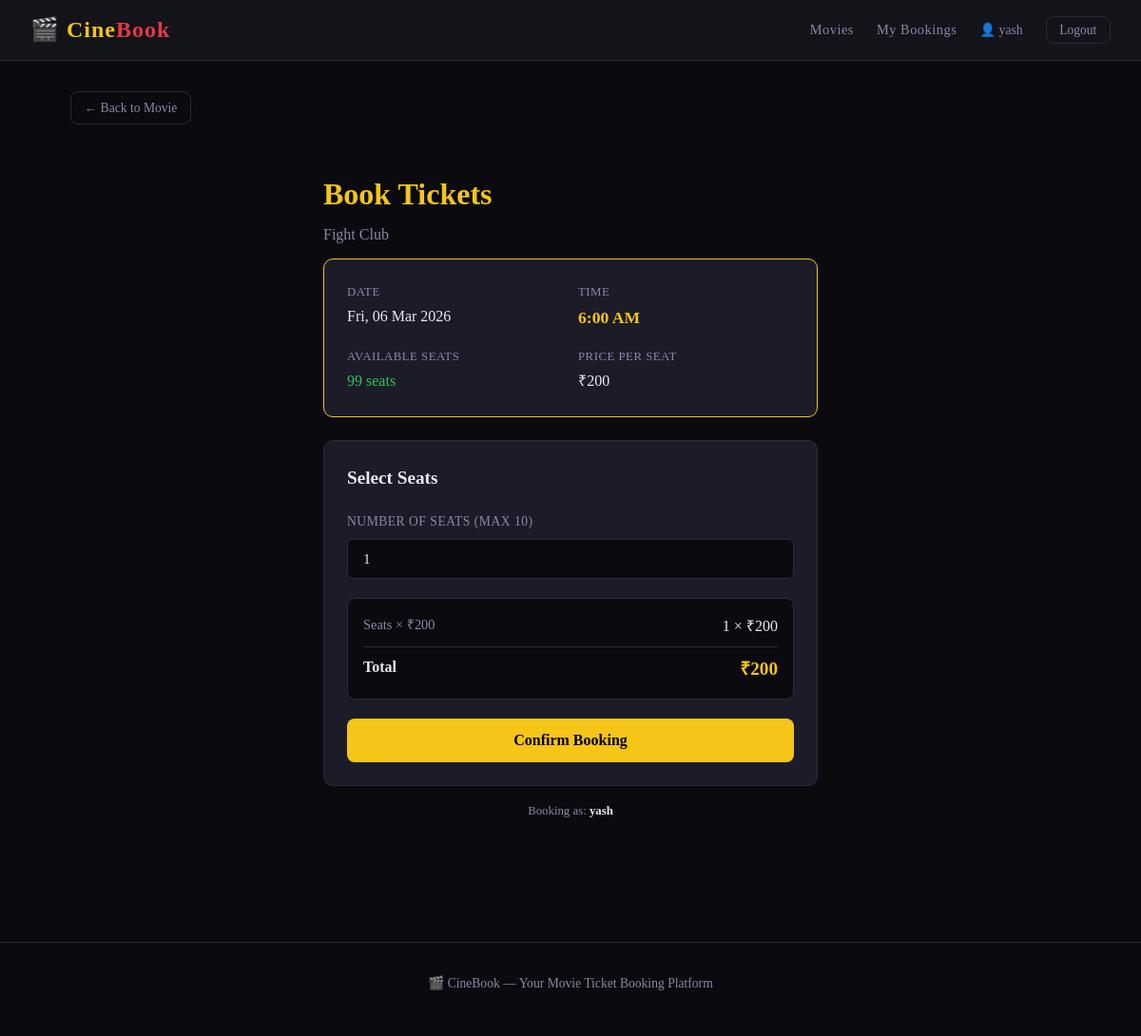
Page /show/1/book/ (signed in) on the committed database.
### tickets/models.py (models this page shows, shortened)
class Show(models.Model):
    movie       = models.ForeignKey(Movie, on_delete=models.CASCADE)
    show_time   = models.DateTimeField()
    total_seats = models.PositiveIntegerField(default=100)
    def available_seats(self):
        booked = self.booking_set.aggregate(
            total=models.Sum('seats_booked')
        )['total'] or 0
        return self.total_seats - booked

class Movie(models.Model):
    GENRE_CHOICES = [
        ('Action', 'Action'),
        ('Comedy', 'Comedy'),
        ('Drama', 'Drama'),
        ('Horror', 'Horror'),
        ('Romance', 'Romance'),
        ('Sci-Fi', 'Sci-Fi'),
        ('Thriller', 'Thriller'),
        ('Animation', 'Animation'),
        ('Documentary', 'Documentary'),
        ('Other', 'Other'),
    ]
    title        = models.CharField(max_length=200)
    description  = models.TextField()
    duration     = models.PositiveIntegerField(help_text="Duration in minutes")
    genre        = models.CharField(max_length=50, choices=GENRE_CHOICES)
    release_date = models.DateField()
    poster = models.ImageField(
        upload_to='posters/',   # subfolder inside MEDIA_ROOT
        blank=True,             # poster is optional
        null=True,
        help_text="Upload a movie poster image (JPG, PNG, etc.)"
    )

### tickets/views.py (the view)
# urls.py: path('show/<int:show_id>/book/', views.book_ticket, name='book_ticket'),
@login_required  # Only logged-in users can book
def book_ticket(request, show_id):
    show = get_object_or_404(Show, id=show_id)
    available = show.available_seats()
    if available == 0:
        messages.error(request, "Sorry, this show is housefull!")
        return redirect('movie_detail', movie_id=show.movie.id)
    if request.method == 'POST':
        form = BookingForm(request.POST, available_seats=available)
        if form.is_valid():
            booking = form.save(commit=False)  # Don't save yet
            booking.user = request.user         # Attach current user
            booking.show = show                 # Attach the show
            booking.save()
            messages.success(
                request,
                f"🎉 Booking confirmed! {booking.seats_booked} seat(s) for {show.movie.title}."
            )
            return redirect('my_bookings')
    else:
        form = BookingForm(available_seats=available)
    return render(request, 'tickets/book_ticket.html', {
        'form': form,
        'show': show,
        'available': available,
    })

### tickets/forms.py (shortened to what this page needs)
class BookingForm(forms.ModelForm):
    class Meta:
        model = Booking
        fields = ['seats_booked']
        widgets = {
            'seats_booked': forms.NumberInput(attrs={
                'min': 1, 'max': 10,
                'class': 'form-input',
                'placeholder': 'Number of seats'
            })
        }
        labels = {
            'seats_booked': 'Number of Seats'
        }
    def __init__(self, *args, available_seats=None, **kwargs):
        super().__init__(*args, **kwargs)
        self.available_seats = available_seats

### tickets/templates/tickets/book_ticket.html (shortened to what this page needs)
{% extends 'base.html' %}
{% block content %}
<a href="{% url 'movie_detail' show.movie.id %}" class="btn btn-outline btn-sm mb-2">← Back to Movie</a>
<div style="max-width: 520px; margin: 2rem auto;">
  <h1 style="margin-bottom: 0.25rem;">Book Tickets</h1>
  <p>{{ show.movie.title }}</p>
  <div class="card" style="margin-bottom: 1.5rem; border-color: var(--gold);">
    <div style="display: grid; grid-template-columns: 1fr 1fr; gap: 1rem;">
      <div>
        <div class="text-muted" style="font-size: 0.8rem; text-transform: uppercase; letter-spacing: 0.5px;">Date</div>
        <div style="color: var(--text); font-size: 1rem; margin-top: 0.2rem;">
          {{ show.show_time|date:"D, d M Y" }}
        </div>
      </div>
      <div>
        <div class="text-muted" style="font-size: 0.8rem; text-transform: uppercase; letter-spacing: 0.5px;">Time</div>
        <div style="color: var(--gold); font-size: 1.1rem; font-weight: bold; margin-top: 0.2rem;">
          {{ show.show_time|date:"g:i A" }}
        </div>
      </div>
      <div>
        <div class="text-muted" style="font-size: 0.8rem; text-transform: uppercase; letter-spacing: 0.5px;">Available Seats</div>
        <div style="color: var(--green); font-size: 1rem; margin-top: 0.2rem;">{{ available }} seats</div>
      </div>
      <div>
        <div class="text-muted" style="font-size: 0.8rem; text-transform: uppercase; letter-spacing: 0.5px;">Price Per Seat</div>
        <div style="color: var(--text); font-size: 1rem; margin-top: 0.2rem;">₹200</div>
      </div>
    </div>
  </div>
  <div class="card">
    <h2 style="margin-bottom: 1.25rem; font-size: 1.2rem;">Select Seats</h2>
    <form method="post">
      <div class="form-group">
        <label for="{{ form.seats_booked.id_for_label }}">Number of Seats (max 10)</label>
        {{ form.seats_booked }}
      </div>
      <div id="price-display" style="
        background: var(--bg);
        border: 1px solid var(--border);
        border-radius: 8px;
        padding: 1rem;
        margin-bottom: 1.25rem;
        display: none;
      ">
        <div class="flex justify-between" style="margin-bottom: 0.4rem;">
          <span class="text-muted">Seats × ₹200</span>
          <span id="price-calc" style="color: var(--text);"></span>
        </div>
        <div class="flex justify-between" style="border-top: 1px solid var(--border); padding-top: 0.5rem; margin-top: 0.5rem;">
          <span style="color: var(--text); font-weight: bold;">Total</span>
          <span id="price-total" style="color: var(--gold); font-size: 1.2rem; font-weight: bold;"></span>
        </div>
      </div>
      <button type="submit" class="btn btn-gold" style="width: 100%; font-size: 1rem; padding: 0.85rem;">
        Confirm Booking
      </button>
    </form>
  </div>
  <p class="text-muted" style="font-size: 0.8rem; text-align: center; margin-top: 1rem;">
    Booking as: <strong style="color: var(--text);">{{ user.username }}</strong>
  </p>
</div>
{% endblock %}

### templates/base.html (shortened to what this page needs)
<!DOCTYPE html>
<html lang="en">
<head>
</head>
<body>
<nav>
  <a href="{% url 'home' %}" class="nav-brand">🎬 Cine<span>Book</span></a>
  <div class="nav-links">
    <a href="{% url 'home' %}">Movies</a>
    {% if user.is_authenticated %}
      <a href="{% url 'my_bookings' %}">My Bookings</a>
      <span style="color:var(--muted); font-size:0.85rem;">👤 {{ user.username }}</span>
      <form method="post" action="{% url 'logout' %}" style="display:inline;">
        <button type="submit" class="btn btn-outline btn-sm">Logout</button>
      </form>
    {% else %}
      <a href="{% url 'login' %}">Login</a>
      <a href="{% url 'signup' %}" class="btn-nav">Sign Up</a>
    {% endif %}
  </div>
</nav>
<div class="container">
  {% block content %}{% endblock %}
</div>
<footer>
  <p>🎬 CineBook — Your Movie Ticket Booking Platform</p>
</footer>
</body>
</html>

### templates/base.html (style rules this page uses)
*, *::before, *::after { box-sizing: border-box; margin: 0; padding: 0; }
:root { --bg: #0a0a0f; --surface: #13131a; --card: #1c1c28; --border: #2a2a3d; --gold: #f5c518; --gold-dim: #c9a114; --red: #e63946; --green: #2dc653; --text: #e8e8f0; --muted: #8888aa; --radius: 10px; --font: 'Georgia', serif; --mono: 'Courier New', monospace; }
body { background: var(--bg); color: var(--text); font-family: var(--font); min-height: 100vh; line-height: 1.6; }
nav { background: var(--surface); border-bottom: 1px solid var(--border); padding: 0 2rem; display: flex; align-items: center; justify-content: space-between; height: 64px; position: sticky; top: 0; z-index: 100; }
.nav-brand { font-size: 1.5rem; font-weight: bold; color: var(--gold); text-decoration: none; letter-spacing: 1px; }
.nav-brand span { color: var(--red); }
.nav-links { display: flex; align-items: center; gap: 1.5rem; }
.nav-links a { color: var(--muted); text-decoration: none; font-size: 0.9rem; letter-spacing: 0.5px; transition: color 0.2s; }
.container { max-width: 1100px; margin: 0 auto; padding: 2rem 1.5rem; }
h1 { font-size: 2rem; color: var(--gold); margin-bottom: 0.5rem; }
h2 { font-size: 1.5rem; color: var(--text); margin-bottom: 0.5rem; }
p { color: var(--muted); margin-bottom: 0.75rem; }
.card { background: var(--card); border: 1px solid var(--border); border-radius: var(--radius); padding: 1.5rem; }
.btn { display: inline-block; padding: 0.6rem 1.4rem; border-radius: 8px; border: none; cursor: pointer; font-family: var(--font); font-size: 0.95rem; text-decoration: none; transition: opacity 0.2s, transform 0.1s; }
.btn-gold { background: var(--gold); color: #000; font-weight: bold; }
.btn-outline { background: transparent; color: var(--muted); border: 1px solid var(--border); }
.btn-sm { padding: 0.35rem 0.85rem; font-size: 0.85rem; }
.form-group { margin-bottom: 1.25rem; }
.form-group label { display: block; font-size: 0.85rem; color: var(--muted); margin-bottom: 0.4rem; letter-spacing: 0.5px; text-transform: uppercase; }
.form-input, input[type="text"], input[type="email"], input[type="password"], input[type="number"], select, textarea { width: 100%; background: var(--bg); border: 1px solid var(--border); border-radius: 6px; color: var(--text); padding: 0.7rem 1rem; font-family: var(--font); font-size: 0.95rem; transition: border-color 0.2s; }
footer { text-align: center; padding: 2rem; color: var(--muted); font-size: 0.85rem; border-top: 1px solid var(--border); margin-top: 4rem; }
.flex { display: flex; }
.justify-between { justify-content: space-between; }
.mb-2 { margin-bottom: 1rem; }
.text-muted { color: var(--muted); font-size: 0.9rem; }

### rows in the picture
Show: movie "Fight Club", show_time "Fri, 06 Mar 2026", show_time "6:00 AM"

### other values in the picture
{{ user.username }} "yash"
{{ available }} "99"
